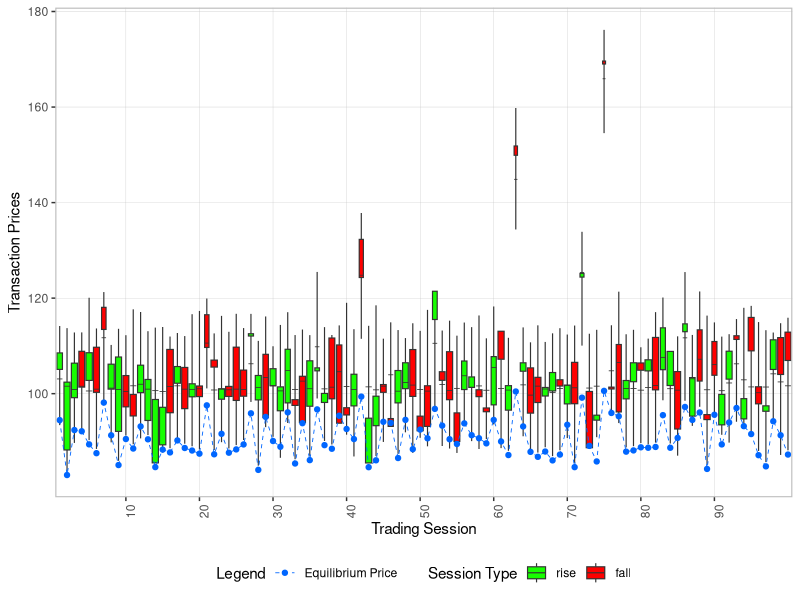
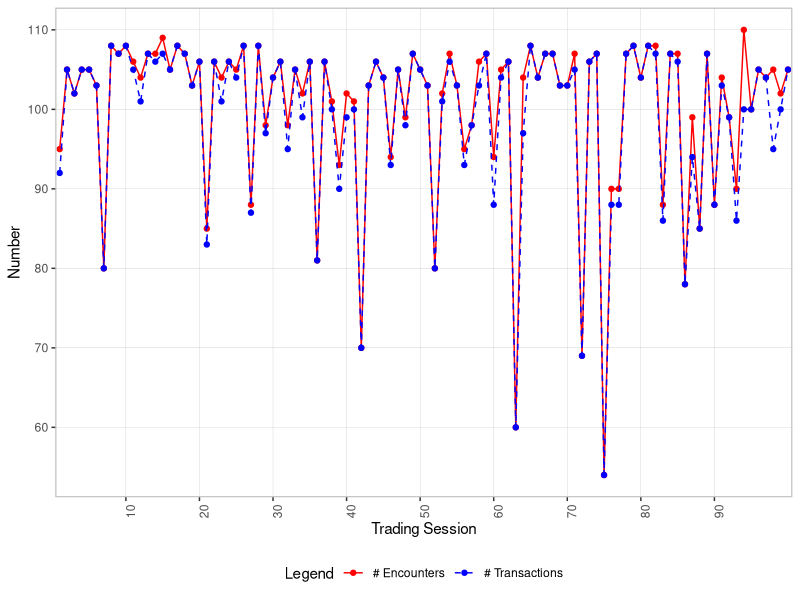

Source code (R) for these figures, in order: (Note: this script raises an error after producing the figures.)
closeAllConnections()
rm(list=ls())
gc()
library(ggplot2)
library(knitr)
library(dplyr)
library(magrittr)
library(evd)
set.seed(19888)
#set.seed(1988)
#set.seed(1)


# supply_seed = c(500, 490, 505, 520, 202, 301, 380, 450, 500, 510)
#random_gumble = rgumbel(100, loc = 10, scale = 10)
random_gumble = rgumbel(100, loc = 10, scale = 10)
# hist(random_gumble)
supply_seed = 113 - random_gumble
# hist(supply_seed)
supply_seed = as.integer(supply_seed)   # rbinom must take integer as parameter
bid_price_loop = list()
bid_quantity_loop = list()
b_e_loop = list()
bid_open = list()
bid_close = list()
S_loop = list()
transaction_loop = list()
number_encounter = list()
number_transaction = list()
unsatisfied_demand = list()
unsatisfied_ratio = list()
total_demand_loop = list()
total_supply_loop = list()

Z_loop = list()
Z_3_loop = list()
D_loop = list()

K_ = 10 #number of suppliers
I_ = 100
WC_loop = rweibull(I_*K_*100, shape = 1, scale = 1)
WC_loop = matrix(data = WC_loop, nrow = K_*I_, ncol = 100) #each column corresponds to a particualr loop
stc = rnorm(K_, 10, 5)


for (loop in 1:length(supply_seed)){
  local_supply_seed = supply_seed[loop]
  
  
  a = 100 #parameter in search cost sc= a * EZ^2 * s_k
  b = 200
  K = 1:K_
  I = 1:I_
  
  
  D_ = rnorm(I_, 10, 3) + 0.2
  S_ = rnorm(K_, supply_seed[loop], 1)
  
  Z_loop[[loop]] = sum(D_) - sum(S_)
  D_loop[[loop]] = sum(D_)
  
  #D_ = D_ + D_carriedover
  c = rnorm(I_, 100,  5)
  
  #S_ = S_ + S_carriedover
  D = D_
  S = S_
  Z = sum(D) - sum(S)
  Z_3_loop[[loop]] = Z
  
  ################################################
  ############## Competitive Mkt  ################
  ################################################
  # # SC_competitive = sapply(1:I_, function(i){mean(Z ^ 2 /(a * S_))}) #WTP = marginal sc
  # # WTP = SC_competitive + c
  # WTP = c
  # most_want_to_less_want_order = order( - WTP)
  # #check 
  # #SC_competitive[most_want_to_less_want_order]
  # 
  # if (sum(D) < sum(S)){
  #   b_e = min(c)
  # }
  # else{
  #     tmp = 0
  #     d_tmp = 0
  #     while (d_tmp - sum(S) < 0){
  #       tmp = tmp + 1 
  #       print(tmp)
  #       d_tmp = d_tmp + D[most_want_to_less_want_order[tmp]]
  #     }
  #     b_e = WTP[most_want_to_less_want_order[tmp]]
  #   }
  
  
  #Equilibrium Price Calculation Function----
  b_e_fn = function(D, S, c){
    WTP = c
    most_want_to_less_want_order = order( - WTP)
    if (sum(D) < sum(S)){
      b_e = min(c)
    }
    else{
      tmp = 0
      d_tmp = 0
      while (d_tmp - sum(S) < 0){
        tmp = tmp + 1 
        print(tmp)
        d_tmp = d_tmp + D[most_want_to_less_want_order[tmp]]
      }
      b_e = WTP[most_want_to_less_want_order[tmp]]
    }
    return(b_e)
  }
  
  b_e = b_e_fn(D_, S_, c)
  b_e_loop[[loop]] = b_e
  
  b_e_tilda = mean(unlist(b_e_loop))
  
  ################################################
  ############## Auction Setting  ################
  ################################################
  
  # WC_raw = rweibull(I_*K_, shape = 1, scale = 1)
  WC_raw = WC_loop[,loop]
  
  WC = matrix(data = WC_raw, nrow = K_, ncol = I_) #each column corresponds to a buyer
  event = matrix(data = rank(WC_raw), nrow = K_, ncol = I_)
  event = t(event)
  
  WC_est = rexp(K_, rate = abs(Z)/b)
  
  #check 
  for (i in 1:(I_*K_)){
    supplier = which(event == i) %/% I_ + 1 #integerpart + 1
    buyer = which(event == i) %% I_ 
    print(c(supplier, buyer))
  }
  ################################
  #Buyer's side
  
  buyers_visit_order = sapply(1:I_, function(i) {rank(WC[,i])}) #each column corresponds to a buyer
  buyers_visit_order = t(buyers_visit_order)
  WC = t(WC)
  
  optimal_bid_fn = function(buyers_visit_order, i, S, a){
    order_local = buyers_visit_order[i,]
    Z_tilda_local = sapply(1:K_, function(k){sum(D_) - K_ * mean(S[order_local][1:k])})
    Z_tilda_local = max(Z_tilda_local, 0)
    search_cost_local = Z_tilda_local^2 / (a * S[order_local])
    bid_local = (K_-2)/(K_-1) + search_cost_local  + c[i]
    return(c(bid_local,search_cost_local))
  }
  c(1:K_)
  bid_= sapply(1:I_, function(i){optimal_bid_fn(buyers_visit_order, i , S_, a)})
  bid = t(bid_[c(1:K_),]) #bid
  bid_seq = bid
  bid = t(sapply(1:I_, function(i)bid[i,][buyers_visit_order[i,]]))
  search_cost = t(bid_[-c(1:K_),]) #search cost
  search_cost = t(sapply(1:I_, function(i)search_cost[i,][buyers_visit_order[i,]]))
  #############################
  #supplier
  
  ################################################
  ############## Acceptance Rule  ################
  ################################################
  # #acceptance rule 1
  B_1 = function(b_ik, supplier, est_WC){
    b_k_est = sort(bid[,supplier], decreasing =  T)[10] 
    return( (b_ik >= b_k_est - est_WC) &
              (b_ik >= (b_e_tilda - stc[supplier] - est_WC[supplier])) )
  }
  
  
  # 
  # #acceptance rule 4
  
  
  
  B_4 = function(b_ik, supplier, est_WC){
    return( (b_ik >= (b_e - est_WC[supplier])) & 
              (b_ik >= (b_e_tilda - stc[supplier] - est_WC[supplier])) )
  }
  
  
  
  ##########################################
  ############## Mkt Price  ################
  ##########################################
  #bid_est = rep(NULL, K_)
  bid_accepted_p = list(list(), list(), list(),list(), list(),
                        list(), list(), list(),list(), list()) #list of K_ lists!!!
  bid_accepted_q = bid_accepted_p
  bid_open_close = list()
  
  i = 1
  encounter = 0
  while (i <= (I_*K_) & length(K) > 0){
    print(i)
    supplier = which(event == i) %/% I_ + 1
    buyer = which(event == i) %% I_ 
    print(paste("Buyer", buyer, "is SUPPOSEDLY visiting Supplier", supplier))
    if (supplier %in% K & buyer %in% I){
      encounter  = encounter + 1
      q_ik = D[buyer] #bid quantity
      b_ik = bid[buyer, supplier] #bid price
      print(paste("Buyer", buyer, "is visiting Supplier",supplier))
      print(paste("Buyer's bid price - quantity pair is (", b_ik, ", ", q_ik, ")"))
      print(paste("Supplier's Supply is ", S[supplier]))
      
      q_ik_a = 0
      
      
      if(B_4(b_ik, supplier, WC_est)){  #Depends on accpeted rule
        print("bid accepted") 
        q_ik_a = min(S[supplier], q_ik)
        bid_accepted_p[[supplier]] = append(bid_accepted_p[[supplier]], b_ik) #double [[]]!
        bid_accepted_q[[supplier]] = append(bid_accepted_q[[supplier]], q_ik_a)
        bid_open_close = append(bid_open_close, b_ik)
      }
      else{print("bid rejected")
      }
      S[supplier] = S[supplier] - q_ik_a
      D[buyer] = D[buyer] - q_ik_a
      
      if(S[supplier] == 0){
        K = K[!K == supplier]  #K = K[-which(K == supplier)]
        print(paste("Supplier", supplier, "is out of mkt."))
      }
      if(D[buyer] == 0){
        I = I[!I == buyer] #I = I[-which(I == buyer)]
        print(paste("Buyer", buyer, "is out of mkt."))
      }
      print(paste("Supplier's Supply after decision is now ", S[supplier]))
      
    }
    else{print("Pass")}
    i = i + 1
  }
  
  #Final Result (bid_accpeted is a Class 3 object)
  #Contains all information
  bid_accepted = list(supplier_1 = NULL, supplier_2 = NULL, supplier_3 = NULL)
  for (i in 1:K_){ #note K is empty set right now!!
    print(i)
    bid_accepted[[i]] = data.frame(cbind(unlist(bid_accepted_p[[i]]), unlist(bid_accepted_q[[i]])))
  }
  
  #######################################################
  #######################################################
  bid_accepted_price = data.frame(
    price = unlist(
      lapply(1:K_, function(i)unlist(bid_accepted_p[[i]]))
    )
  ) #double list==>double unlist
  #number of buyers at each supplier
  number_buyer_severed = lapply(1:K_, function(i)length(bid_accepted_p[[i]])) 
  # construct a factor indicating supplier matching price column
  bid_accepted_price$supplier = unlist(lapply(1:K_, function(i)rep(i, number_buyer_severed[i])))
  bid_accepted_price$supplier = factor(bid_accepted_price$supplier)     
  
  
  bid_accepted_qunatity = data.frame(
    quantity = unlist(
      lapply(1:K_, function(i)unlist(bid_accepted_q[[i]]))
    )
  ) #double list==>double unlist
  #number of buyers at each supplier
  # construct a factor indicating supplier matching price column
  bid_accepted_qunatity$supplier = unlist(lapply(1:K_, function(i)rep(i, number_buyer_severed[i])))
  bid_accepted_qunatity$supplier = factor(bid_accepted_qunatity$supplier)   
  
  bid_price_loop[[loop]] = bid_accepted_price
  bid_quantity_loop[[loop]] = bid_accepted_qunatity
  bid_open[[loop]] = bid_open_close[[1]]
  bid_close[[loop]] = bid_open_close[[length(bid_open_close)]]
  S_loop[[loop]] = S_ 
  transaction_loop[[loop]] = S_ - S
  number_transaction[[loop]] = sum(unlist(number_buyer_severed))
  number_encounter[[loop]] = encounter
  # D_carriedover = D
  #S_carriedover = S
  unsatisfied_demand[[loop]] = sum(D)
  unsatisfied_ratio[[loop]] = sum(D) / sum(D_)
  total_demand_loop[[loop]] = sum(D_)
  total_supply_loop[[loop]] = sum(S_)
}


#######################################################
######################   GGplot    ####################
#######################################################
price_loop_plot = lapply(1:length(supply_seed), function(i){bid_price_loop[[i]]$price})
number_loop_plot = lapply(1:length(supply_seed), function(i){dim(bid_price_loop[[i]])[1]})
price_loop_plot = data.frame(price = unlist(price_loop_plot))
price_loop_plot$ts = unlist(lapply(1:length(supply_seed), function(i){
  rep(i, number_loop_plot[i])  
}))
price_loop_plot$ts = as.factor(price_loop_plot$ts)


quantity_loop_plot = lapply(1:length(supply_seed), function(i){bid_quantity_loop[[i]]$quantity})

quantity_loop_plot = data.frame(quantity= unlist(quantity_loop_plot))
quantity_loop_plot$ts = unlist(lapply(1:length(supply_seed), function(i){
  rep(i, number_loop_plot[i])  
}))
quantity_loop_plot$ts = as.factor(quantity_loop_plot$ts)


#Trading volume-------
trading_volume= lapply(1:length(supply_seed), function(i){sum(transaction_loop[[i]])})
trading_volume = unlist(trading_volume)



price_mean = sapply(1:length(supply_seed), function(i){
  weighted.mean(price_loop_plot[price_loop_plot$ts==i, 1], 
                quantity_loop_plot[quantity_loop_plot$ts==i, 1])
})

price_max = 
  price_loop_plot%>%
  group_by(ts)%>%
  summarise_each(., funs(max))

price_min = 
  price_loop_plot%>%
  group_by(ts)%>%
  summarise_each(., funs(min))

price_open = unlist(bid_open)
price_close = unlist(bid_close)
price_equil = unlist(b_e_loop)


number_encounter = unlist(number_encounter)
number_transaction = unlist(number_transaction)
unsatisfied_demand = unlist(unsatisfied_demand)
unsatisfied_ratio = unlist(unsatisfied_ratio) * 100
excess_demand = unlist(total_demand_loop) - unlist(total_supply_loop)
jump_metric1 = (price_mean - price_equil)/price_equil * 100
jump_metric2 = (price_min[,2] - price_equil)/price_equil * 100
jump_metric3 = (price_close - price_equil)/price_equil * 100

demand_gen = unlist(D_loop)
excess_demand_gen = unlist(Z_loop)
excess_demand_actual = unlist(Z_3_loop)

other_df = data.frame(cbind(price_mean, price_open, price_close, price_equil,
                            number_encounter,
                            number_transaction,
                            unsatisfied_demand,
                            unsatisfied_ratio,
                            jump_metric1,
                            jump_metric2,
                            jump_metric3,
                            trading_volume,
                            excess_demand,
                            demand_gen,
                            excess_demand_gen,
                            excess_demand_actual))
candle_chart_df = full_join(price_min, price_max, by = "ts")
candle_chart_df%<>%
  bind_cols(., other_df)

candle_chart_df%<>%
  mutate(., price_upper = pmax(price_open, price_close))%>%
  mutate(., price_lower = pmin(price_open, price_close))%>%
  mutate(., type = as.numeric((price_open == price_lower)))

black.plain.angle30.size1.text <- element_text(angle = 90)

#ggplot-----
ggplot(candle_chart_df, aes(x = ts))+
  geom_boxplot(aes(
    fill = factor(type),
    ymin = price.x,
    lower = price_lower,
    middle = price_mean,
    upper = price_upper,
    ymax = price.y,
    width = trading_volume/1200), 
    fatten = 0.7,
    #
    stat = "identity",
    size = 0.4)+
  # geom_point(aes(x = ts, y = price_mean), color = "#FF9933")+
  # geom_line(aes(x = as.numeric(ts), y = price_mean), 
  #           linetype = 2,
  #           size = .3,
  #           color = "#FF9933")+
  geom_point(aes(x = ts, y = price_equil, color = "1"))+
  geom_line(aes(x = as.numeric(ts), y = price_equil,  color = "1"), 
            linetype = 2,
            size = .3)+
  # geom_point(aes(x = ts, y = number_encounter, color = "2")) +
  # geom_line(aes(x = as.numeric(ts), y = number_encounter, color = "2"),
  #           linetype = 2,
  #           size = .3)+
  # geom_point(aes(x = ts, y = number_transaction, color = "3")) +
  # geom_line(aes(x = as.numeric(ts), y = number_transaction, color = "3"),
  #           linetype = 2,
  #           size = .3)+
  # geom_point(aes(x = ts, y = 100 * unsatisfied_ratio, color = "4")) +
  # geom_line(aes(x = as.numeric(ts), y = 100 * unsatisfied_ratio, color = "4"),
  #           linetype = 2,
#           size = .3)+
# geom_point(aes(x = ts, y = jump_metric, color = "5")) +
# geom_line(aes(x = as.numeric(ts), y = jump_metric, color = "5"),
#           linetype = 2,
#           size = .3)+
xlab("Trading Session")+
  ylab("Transaction Prices")+
  # ggtitle("Transaction Prices in Type 3 Trading Sessions (10 Suppliers & 100 Buyers)")+
  scale_color_manual(name='Legend', 
                     labels = c("Equilibrium Price", 
                                "# Encounter",
                                "# Transaction", 
                                "Unfulfilled Ratio"),
                     values = c("#0066FF", "blue", 
                                "#FF0000","green"))+
  scale_fill_manual(name='Session Type', 
                    labels = c("rise", "fall"),
                    values=c("#17FF00", "red"))+
  scale_x_discrete(labels= seq(0, length(supply_seed) - 10, 10), 
                   breaks = seq(0, length(supply_seed) - 10, 10))+
  scale_y_continuous(labels = c("100", "120", "140", "160", "180"),
                     breaks = c(100, 120, 140, 160, 180))+
  theme(axis.text.x = black.plain.angle30.size1.text, 
        panel.background = element_rect(fill = "white"),
        panel.border = element_rect(fill = NA, colour = "grey", size = 0.8),
        panel.grid.major = element_line(colour = "grey", size = 0.1),
        legend.position	= "bottom",
        legend.box = "horizontal"
  )

ggsave("TS1_HighWC_Candle.pdf", width = 11.69, height = 8.27, units = "in")

# 

ggplot(candle_chart_df)+
  geom_point(aes(x = ts, y = number_encounter, color = "# Encounters")) +
  geom_line(aes(x = as.numeric(ts), y = number_encounter, color = "# Encounters"))+
  geom_point(aes(x = ts, y = number_transaction, color = "# Transactions")) +
  geom_line(aes(x = as.numeric(ts), y = number_transaction, color = "# Transactions"),linetype = "dashed")+
  xlab("Trading Session")+
  ylab("Number")+
  #  ggtitle("Number of Encounters across Trading Sessions (10 Suppliers & 100 Buyers)")+
  scale_x_discrete(labels= seq(0, length(supply_seed) - 10, 10),
                   breaks = seq(0, length(supply_seed) - 10, 10))+
  scale_color_manual(name = "Legend",
                     labels = c("# Encounters", "# Transactions"),
                     values = c("red", "blue"))+
  theme(axis.text.x = black.plain.angle30.size1.text,
        panel.background = element_rect(fill = "white"),
        panel.border = element_rect(fill = NA, colour = "grey", size = 0.8),
        panel.grid.major = element_line(colour = "grey", size = 0.1),
        legend.position	= "bottom"
  )

ggsave("TS1_HighWC_Encounter.pdf", width = 8, height = 6, units = "in")

ggplot(candle_chart_df)+
  geom_point(aes(x = ts, y = jump_metric1, color = "1")) +
  geom_line(aes(x = as.numeric(ts), y = jump_metric1, color = "1"))+
  geom_point(aes(x = ts, y = jump_metric2, color = "2")) +
  geom_line(aes(x = as.numeric(ts), y = jump_metric2, color = "2"))+
  geom_point(aes(x = ts, y = jump_metric3, color = "3")) +
  geom_line(aes(x = as.numeric(ts), y = jump_metric3, color = "3"))+
  scale_color_manual(name = "Legend",
                     values = c("red", "green", "blue"),
                     labels = c("Weighted Average Bid Price",
                                "Minimal Bid Price",
                                "Closing Bid Price"
                     ))+
  scale_x_discrete(labels= seq(0, length(supply_seed) - 10, 10),
                   breaks = seq(0, length(supply_seed) - 10, 10))+
  # scale_y_continuous(labels = c("20%", "40%", "60%"),
  #                    breaks = c(20, 40, 60))+
  xlab("Trading Session")+
  ylab("Jump Size (%)")+
  # ggtitle("Jump Size across Trading Sessions (using Three Metrics)")+
  theme(axis.text.x = black.plain.angle30.size1.text,
        panel.background = element_rect(fill = "white"),
        panel.border = element_rect(fill = NA, colour = "grey", size = 0.8),
        panel.grid.major = element_line(colour = "grey", size = 0.1),
        legend.position = "bottom")

ggsave("TS1_HighWC_Jump_All.pdf", width = 8, height = 6, units = "in")

ggplot(candle_chart_df)+
  geom_point(aes(x = ts, y = jump_metric1), color = "red") +
  geom_line(aes(x = as.numeric(ts), y = jump_metric1), color = 'red')+
  xlab("Trading Session")+
  ylab("Jump Size (%)")+
  #  ggtitle("Jump Size across Trading Sessions (Weighted Average Bid Price)")+
  scale_x_discrete(labels= seq(0, length(supply_seed) - 10, 10),
                   breaks = seq(0, length(supply_seed) - 10, 10))+
  # scale_y_continuous(labels = c("20%", "40%", "60%"),
  #                  breaks = c(20, 40, 60))+
  theme(axis.text.x = black.plain.angle30.size1.text,
        panel.background = element_rect(fill = "white"),
        panel.border = element_rect(fill = NA, colour = "grey", size = 0.8),
        panel.grid.major = element_line(colour = "grey", size = 0.1)
  )

ggsave("TS1_HighWC_Jump_1.pdf", width = 8, height = 6, units = "in")


ggplot(candle_chart_df)+
  geom_point(aes(x = ts, y = jump_metric2), color = "red") +
  geom_line(aes(x = as.numeric(ts), y = jump_metric2), color = 'red')+
  xlab("Trading Session")+
  ylab("Jump Size (%)")+
  # ggtitle("Jump Size across Trading Sessions (Minimal Bid Price)")+
  scale_x_discrete(labels= seq(0, length(supply_seed) - 10, 10),
                   breaks = seq(0, length(supply_seed) - 10, 10))+
  # scale_y_continuous(labels = c("20%", "40%", "60%"),
  #                    breaks = c(20, 40, 60))+
  theme(axis.text.x = black.plain.angle30.size1.text,
        panel.background = element_rect(fill = "white"),
        panel.border = element_rect(fill = NA, colour = "grey", size = 0.8),
        panel.grid.major = element_line(colour = "grey", size = 0.1)
  )

ggsave("TS1_HighWC_Jump_2.pdf", width = 8, height = 6, units = "in")

ggplot(candle_chart_df)+
  geom_point(aes(x = ts, y = jump_metric3), color = "red") +
  geom_line(aes(x = as.numeric(ts), y = jump_metric3), color = 'red')+
  xlab("Trading Session")+
  ylab("Jump Size (%)")+
  #  ggtitle("Jump Size across Trading Sessions (Closing Bid Price)")+
  scale_x_discrete(labels= seq(0, length(supply_seed) - 10, 10),
                   breaks = seq(0, length(supply_seed) - 10, 10))+
  # scale_y_continuous(labels = c("20%", "40%", "60%"),
  #                    breaks = c(20, 40, 60))+
  theme(axis.text.x = black.plain.angle30.size1.text,
        panel.background = element_rect(fill = "white"),
        panel.border = element_rect(fill = NA, colour = "grey", size = 0.8),
        panel.grid.major = element_line(colour = "grey", size = 0.1)
  )

ggsave("TS1_HighWC_Jump_3.pdf", width = 8, height = 6, units = "in")

ggplot(candle_chart_df)+
  geom_point(aes(x = ts, y = unsatisfied_ratio), color = "red") +
  geom_line(aes(x = as.numeric(ts), y = unsatisfied_ratio), color = 'red')+
  xlab("Trading Session")+
  ylab("Unsatisfied Demand Ratio (%)")+
  # ggtitle("Unsatisfied Demand Ratio across Trading Sessions (10 Suppliers & 100 Buyers)")+
  scale_x_discrete(labels= seq(0, length(supply_seed) - 10, 10),
                   breaks = seq(0, length(supply_seed) - 10, 10))+
  #scale_y_continuous(labels = c("50%", "60%", "70%", "80%"),
  #                     breaks = c(50, 60, 70, 80))+
  theme(axis.text.x = black.plain.angle30.size1.text,
        panel.background = element_rect(fill = "white"),
        panel.border = element_rect(fill = NA, colour = "grey", size = 0.8),
        panel.grid.major = element_line(colour = "grey", size = 0.1)
  )

ggsave("TS1_HighWC_Unsatisfied_Demand.pdf", width = 8, height = 6, units = "in")


ggplot(candle_chart_df)+
  geom_point(aes(x = ts, y = excess_demand), color = "red") +
  geom_line(aes(x = as.numeric(ts), y = excess_demand), color = 'red')+
  xlab("Trading Session")+
  ylab("Excess Demand")+
  # ggtitle("Excess Demand across Trading Sessions (10 Suppliers & 100 Buyers)")+
  scale_x_discrete(labels= seq(0, length(supply_seed) - 10, 10),
                   breaks = seq(0, length(supply_seed) - 10, 10))+
  theme(axis.text.x = black.plain.angle30.size1.text,
        panel.background = element_rect(fill = "white"),
        panel.border = element_rect(fill = NA, colour = "grey", size = 0.8),
        panel.grid.major = element_line(colour = "grey", size = 0.1)
  )

ggsave("TS1_HighWC_Excess_Demand.pdf", width = 8, height = 6, units = "in")


ggplot(candle_chart_df)+
  geom_point(aes(x = ts, y = excess_demand_gen, color = "# Encounters")) +
  geom_line(aes(x = as.numeric(ts), y = excess_demand_gen, color = "# Encounters"))+
  geom_point(aes(x = ts, y = excess_demand_actual, color = "# Transactions")) +
  geom_line(aes(x = as.numeric(ts), y = excess_demand_actual, color = "# Transactions"),linetype = "dashed")+
  xlab("Trading Session")+
  ylab("Number")+
  #  ggtitle("Excess Demand across Trading Sessions (10 Suppliers & 100 Buyers)")+
  scale_x_discrete(labels= seq(0, length(supply_seed) - 10, 10),
                   breaks = seq(0, length(supply_seed) - 10, 10))+
  scale_color_manual(name = "Legend",
                     labels = c("Excess Denamd Gen", "Excess Demand Actual"),
                     values = c("red", "blue"))+
  theme(axis.text.x = black.plain.angle30.size1.text,
        panel.background = element_rect(fill = "white"),
        panel.border = element_rect(fill = NA, colour = "grey", size = 0.8),
        panel.grid.major = element_line(colour = "grey", size = 0.1),
        legend.position	= "bottom"
  )

ggsave("TS1_HighWC_Excess_Demand_All.pdf", width = 8, height = 6, units = "in")

# values=c("#0066FF", "#0033CC", "#33FFFF", "#17FF00", "#99CC00", "#FFCC66", "#FF9933", "#FF99FF", "#9933FF","#FF0000","#560000")
